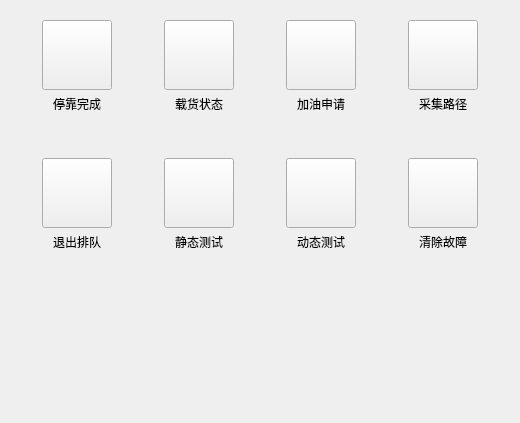
<?xml version="1.0" encoding="UTF-8"?>
<ui version="4.0">
 <class>WorkStateChoice</class>
 <widget class="QWidget" name="WorkStateChoice">
  <property name="geometry">
   <rect>
    <x>0</x>
    <y>0</y>
    <width>520</width>
    <height>423</height>
   </rect>
  </property>
  <property name="windowTitle">
   <string>Form</string>
  </property>
  <layout class="QGridLayout" name="gridLayout">
   <property name="leftMargin">
    <number>40</number>
   </property>
   <property name="topMargin">
    <number>20</number>
   </property>
   <property name="rightMargin">
    <number>40</number>
   </property>
   <property name="bottomMargin">
    <number>20</number>
   </property>
   <property name="horizontalSpacing">
    <number>50</number>
   </property>
   <property name="verticalSpacing">
    <number>40</number>
   </property>
   <item row="0" column="0">
    <layout class="QVBoxLayout" name="verticalLayout_4">
     <property name="spacing">
      <number>0</number>
     </property>
     <item>
      <widget class="QPushButton" name="stopRightBtn">
       <property name="minimumSize">
        <size>
         <width>70</width>
         <height>70</height>
        </size>
       </property>
       <property name="maximumSize">
        <size>
         <width>70</width>
         <height>70</height>
        </size>
       </property>
       <property name="text">
        <string/>
       </property>
       <property name="checkable">
        <bool>true</bool>
       </property>
      </widget>
     </item>
     <item>
      <widget class="QLabel" name="stopRightBtnLabel">
       <property name="minimumSize">
        <size>
         <width>70</width>
         <height>28</height>
        </size>
       </property>
       <property name="maximumSize">
        <size>
         <width>70</width>
         <height>16777215</height>
        </size>
       </property>
       <property name="text">
        <string>停靠完成</string>
       </property>
       <property name="alignment">
        <set>Qt::AlignCenter</set>
       </property>
      </widget>
     </item>
    </layout>
   </item>
   <item row="0" column="1">
    <layout class="QVBoxLayout" name="verticalLayout_5">
     <property name="spacing">
      <number>0</number>
     </property>
     <item>
      <widget class="QPushButton" name="loadStateBtn">
       <property name="minimumSize">
        <size>
         <width>70</width>
         <height>70</height>
        </size>
       </property>
       <property name="maximumSize">
        <size>
         <width>70</width>
         <height>70</height>
        </size>
       </property>
       <property name="text">
        <string/>
       </property>
       <property name="checkable">
        <bool>true</bool>
       </property>
      </widget>
     </item>
     <item>
      <widget class="QLabel" name="loadStateBtnLabel">
       <property name="minimumSize">
        <size>
         <width>70</width>
         <height>28</height>
        </size>
       </property>
       <property name="maximumSize">
        <size>
         <width>70</width>
         <height>16777215</height>
        </size>
       </property>
       <property name="text">
        <string>载货状态</string>
       </property>
       <property name="alignment">
        <set>Qt::AlignCenter</set>
       </property>
      </widget>
     </item>
    </layout>
   </item>
   <item row="0" column="2">
    <layout class="QVBoxLayout" name="verticalLayout_6">
     <property name="spacing">
      <number>0</number>
     </property>
     <item>
      <widget class="QPushButton" name="addOilBtn">
       <property name="minimumSize">
        <size>
         <width>70</width>
         <height>70</height>
        </size>
       </property>
       <property name="maximumSize">
        <size>
         <width>70</width>
         <height>70</height>
        </size>
       </property>
       <property name="text">
        <string/>
       </property>
       <property name="checkable">
        <bool>true</bool>
       </property>
      </widget>
     </item>
     <item>
      <widget class="QLabel" name="addOilBtnLabel">
       <property name="minimumSize">
        <size>
         <width>70</width>
         <height>28</height>
        </size>
       </property>
       <property name="maximumSize">
        <size>
         <width>70</width>
         <height>16777215</height>
        </size>
       </property>
       <property name="text">
        <string>加油申请</string>
       </property>
       <property name="alignment">
        <set>Qt::AlignCenter</set>
       </property>
      </widget>
     </item>
    </layout>
   </item>
   <item row="0" column="3">
    <layout class="QVBoxLayout" name="verticalLayout_7">
     <property name="spacing">
      <number>0</number>
     </property>
     <item>
      <widget class="QPushButton" name="collectionBtn">
       <property name="minimumSize">
        <size>
         <width>70</width>
         <height>70</height>
        </size>
       </property>
       <property name="maximumSize">
        <size>
         <width>70</width>
         <height>70</height>
        </size>
       </property>
       <property name="text">
        <string/>
       </property>
       <property name="checkable">
        <bool>true</bool>
       </property>
      </widget>
     </item>
     <item>
      <widget class="QLabel" name="collectionBtnLabel">
       <property name="minimumSize">
        <size>
         <width>70</width>
         <height>28</height>
        </size>
       </property>
       <property name="maximumSize">
        <size>
         <width>70</width>
         <height>16777215</height>
        </size>
       </property>
       <property name="text">
        <string>采集路径</string>
       </property>
       <property name="alignment">
        <set>Qt::AlignCenter</set>
       </property>
      </widget>
     </item>
    </layout>
   </item>
   <item row="1" column="0">
    <layout class="QVBoxLayout" name="verticalLayout_3">
     <property name="spacing">
      <number>0</number>
     </property>
     <item>
      <widget class="QPushButton" name="outWorkBtn">
       <property name="minimumSize">
        <size>
         <width>70</width>
         <height>70</height>
        </size>
       </property>
       <property name="maximumSize">
        <size>
         <width>70</width>
         <height>70</height>
        </size>
       </property>
       <property name="text">
        <string/>
       </property>
       <property name="checkable">
        <bool>true</bool>
       </property>
      </widget>
     </item>
     <item>
      <widget class="QLabel" name="outWorkBtnLabel">
       <property name="minimumSize">
        <size>
         <width>70</width>
         <height>28</height>
        </size>
       </property>
       <property name="maximumSize">
        <size>
         <width>70</width>
         <height>16777215</height>
        </size>
       </property>
       <property name="text">
        <string>退出排队</string>
       </property>
       <property name="alignment">
        <set>Qt::AlignCenter</set>
       </property>
      </widget>
     </item>
    </layout>
   </item>
   <item row="1" column="1">
    <layout class="QVBoxLayout" name="verticalLayout_2">
     <property name="spacing">
      <number>0</number>
     </property>
     <item>
      <widget class="QPushButton" name="staticBtn">
       <property name="minimumSize">
        <size>
         <width>70</width>
         <height>70</height>
        </size>
       </property>
       <property name="maximumSize">
        <size>
         <width>70</width>
         <height>70</height>
        </size>
       </property>
       <property name="text">
        <string/>
       </property>
       <property name="checkable">
        <bool>true</bool>
       </property>
      </widget>
     </item>
     <item>
      <widget class="QLabel" name="staticBtnLabel">
       <property name="minimumSize">
        <size>
         <width>70</width>
         <height>28</height>
        </size>
       </property>
       <property name="maximumSize">
        <size>
         <width>70</width>
         <height>16777215</height>
        </size>
       </property>
       <property name="text">
        <string>静态测试</string>
       </property>
       <property name="alignment">
        <set>Qt::AlignCenter</set>
       </property>
      </widget>
     </item>
    </layout>
   </item>
   <item row="1" column="2">
    <layout class="QVBoxLayout" name="verticalLayout">
     <property name="spacing">
      <number>0</number>
     </property>
     <item>
      <widget class="QPushButton" name="dynamicBtn">
       <property name="minimumSize">
        <size>
         <width>70</width>
         <height>70</height>
        </size>
       </property>
       <property name="maximumSize">
        <size>
         <width>70</width>
         <height>70</height>
        </size>
       </property>
       <property name="text">
        <string/>
       </property>
       <property name="checkable">
        <bool>true</bool>
       </property>
      </widget>
     </item>
     <item>
      <widget class="QLabel" name="dynamicBtnLabel">
       <property name="minimumSize">
        <size>
         <width>70</width>
         <height>28</height>
        </size>
       </property>
       <property name="maximumSize">
        <size>
         <width>70</width>
         <height>16777215</height>
        </size>
       </property>
       <property name="text">
        <string>动态测试</string>
       </property>
       <property name="alignment">
        <set>Qt::AlignCenter</set>
       </property>
      </widget>
     </item>
    </layout>
   </item>
   <item row="2" column="0">
    <spacer name="verticalSpacer">
     <property name="orientation">
      <enum>Qt::Vertical</enum>
     </property>
     <property name="sizeHint" stdset="0">
      <size>
       <width>20</width>
       <height>188</height>
      </size>
     </property>
    </spacer>
   </item>
   <item row="1" column="3">
    <layout class="QVBoxLayout" name="verticalLayout_8">
     <property name="spacing">
      <number>0</number>
     </property>
     <item>
      <widget class="QPushButton" name="clearErrorBtn">
       <property name="minimumSize">
        <size>
         <width>70</width>
         <height>70</height>
        </size>
       </property>
       <property name="maximumSize">
        <size>
         <width>70</width>
         <height>70</height>
        </size>
       </property>
       <property name="text">
        <string/>
       </property>
       <property name="checkable">
        <bool>true</bool>
       </property>
      </widget>
     </item>
     <item>
      <widget class="QLabel" name="clearErrorBtnLabel">
       <property name="minimumSize">
        <size>
         <width>70</width>
         <height>28</height>
        </size>
       </property>
       <property name="maximumSize">
        <size>
         <width>70</width>
         <height>16777215</height>
        </size>
       </property>
       <property name="text">
        <string>清除故障</string>
       </property>
       <property name="alignment">
        <set>Qt::AlignCenter</set>
       </property>
      </widget>
     </item>
    </layout>
   </item>
  </layout>
 </widget>
 <resources/>
 <connections/>
</ui>
